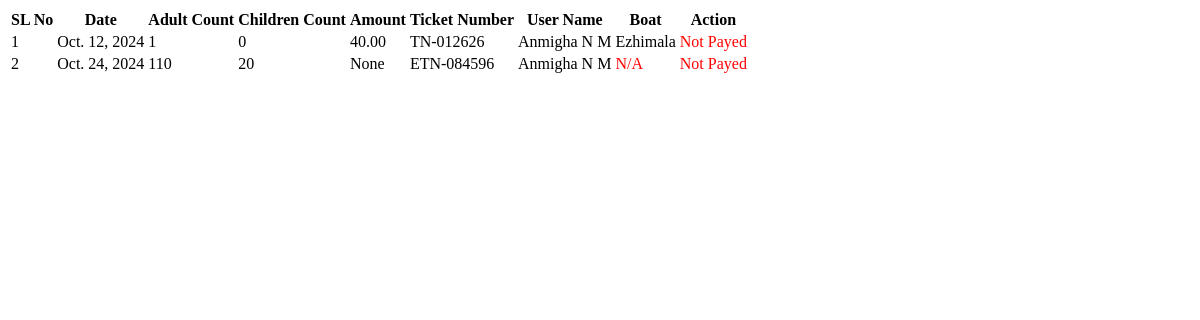
The page /StationMaster/ajaxreport/ on the database as committed earlier.
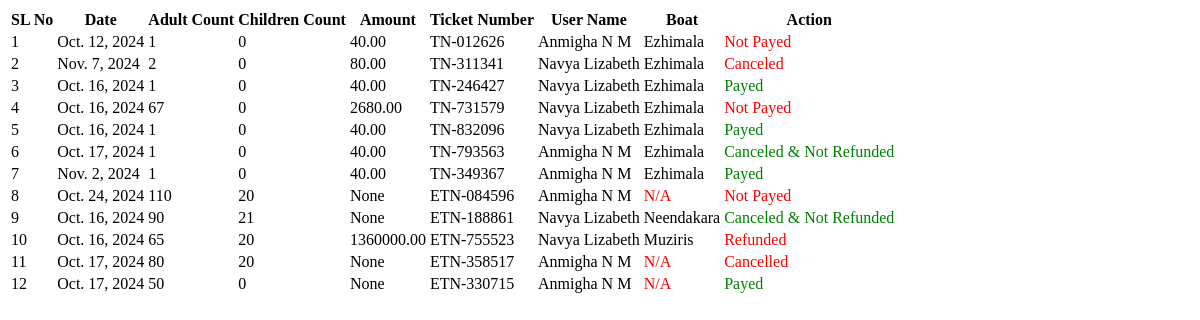
The same page on the database as committed later.
### User/models.py (models this page shows, shortened)
class tbl_ticketbooking(models.Model):
    date = models.DateField()
    ticket_number = models.CharField(max_length=20, unique=True, blank=True, null=True)
    adults_count = models.CharField(max_length=20)
    childrens_count = models.CharField(max_length=20)
    book_amount = models.DecimalField(max_digits=10, decimal_places=2)  # Use DecimalField for monetary values
    service = models.ForeignKey(tbl_services, on_delete=models.CASCADE, default=1)
    user = models.ForeignKey(settings.AUTH_USER_MODEL, on_delete=models.CASCADE)
    payment = models.IntegerField(default=0)  # False for pending, True for completed
    payment_id = models.CharField(max_length=100, blank=True, null=True)  # Store payment ID if available
    refund_amount = models.DecimalField(max_digits=10, decimal_places=2, null=True, blank=True)

class tbl_eventbooking(models.Model):
    event_date = models.DateField()
    event_startpoint = models.ForeignKey(tbl_place, on_delete=models.CASCADE, related_name='event_startpoints')
    event_endpoint = models.ForeignKey(tbl_place, on_delete=models.CASCADE, related_name='event_endpoints')
    event_starttime = models.TimeField(default=time(0, 0))  # Default to 00:00:00
    duration = models.DurationField(null=True, blank=True)  # Store duration as a time period
    event_number = models.CharField(max_length=20, unique=True, blank=True, null=True)
    adult_count = models.CharField(max_length=20)
    children_count = models.CharField(max_length=20)
    boat_deck = models.CharField(max_length=50,default='1')
    event_type = models.ForeignKey(tbl_eventtype, on_delete=models.CASCADE)
    user = models.ForeignKey(settings.AUTH_USER_MODEL, on_delete=models.CASCADE)
    assign = models.ForeignKey(tbl_boat, on_delete=models.CASCADE, null=True)
    status = models.IntegerField(default=0)
    payment_id = models.CharField(max_length=100, blank=True, null=True)  # Store payment ID if available
    refund_amount = models.DecimalField(max_digits=10, decimal_places=2, null=True, blank=True)

### Guest/models.py (models this page shows, shortened)
class CustomDetails(AbstractUser):
    ROLE_CHOICES = [
        ('admin', 'Admin'),
        ('stationmaster', 'Station Master'),
        ('user', 'User'),
    ]
    role = models.CharField(max_length=20, choices=ROLE_CHOICES, default='user')

### StationMaster/models.py (models this page shows)
class tbl_services(models.Model):
    assignboat_boat = models.ForeignKey(tbl_boat, on_delete=models.CASCADE, default=1)  # Assuming 1 is a valid tbl_boat ID
    services_startpoint = models.ForeignKey(tbl_place, on_delete=models.CASCADE, related_name='services_startpoints')
    services_endpoint = models.ForeignKey(tbl_place, on_delete=models.CASCADE, related_name='services_endpoints')
    assignboat_starttime = models.TimeField(default=time(0, 0))  # Default to 00:00:00
    duration = models.DurationField(null=True, blank=True)  # Store duration as a time period
    rate = models.FloatField(default=0.0)
    status = models.IntegerField(default=1)

### WebAdmin/models.py (models this page shows)
class tbl_boat(models.Model):
    STATUS_CHOICES = [
        (1, 'Active'),
        (0, 'Inactive'),
    ]
    boat_name = models.CharField(max_length=20)
    boat_service = models.CharField(max_length=50,default='1')
    boat_deck = models.CharField(max_length=50,default='Single Deck')
    boat_capacity = models.IntegerField()
    boat_entrydate = models.DateField()
    status = models.IntegerField(choices=STATUS_CHOICES, default=1)

### StationMaster/views.py (the view, shortened to what this page needs)
# urls.py: path('ajaxreport/',views.ajaxreport,name="AjaxReport"),
def ajaxreport(request):
    fdate = request.GET.get("fdate", "")
    tdate = request.GET.get("tdate", "")
    status = request.GET.get("status", "")
    ticket_type = request.GET.get("ticketType", "")
    booking = tbl_ticketbooking.objects.none()
    eventbooking = tbl_eventbooking.objects.none()
    combined_list = []
    counter = 1
    if ticket_type == "1":  # Public Transport Boat Services (ticket booking)
        booking = tbl_ticketbooking.objects.all()
        if fdate:
            booking = booking.filter(date__gte=fdate)
        if tdate:
            booking = booking.filter(date__lte=tdate)
        if status:
            booking = booking.filter(payment=status)
    else:  # Show both ticket and event bookings (All)
        booking = tbl_ticketbooking.objects.all()
        eventbooking = tbl_eventbooking.objects.all()
        if fdate:
            booking = booking.filter(date__gte=fdate)
            eventbooking = eventbooking.filter(event_date__gte=fdate)
        if tdate:
            booking = booking.filter(date__lte=tdate)
            eventbooking = eventbooking.filter(event_date__lte=tdate)
        if status:
            booking = booking.filter(payment=status)
            eventbooking = eventbooking.filter(status=status)
    for item in booking:
        combined_list.append({
            'type': 'booking',
            'data': item,
            'counter': counter
        })
        counter += 1
    for item in eventbooking:
        combined_list.append({
            'type': 'eventbooking',
            'data': item,
            'counter': counter
        })
        counter += 1
    return render(request, "StationMaster/AjaxReport.html", {"combined_list": combined_list})

### StationMaster/Templates/StationMaster/AjaxReport.html
<div class="container">
    <div id="result" class="result-table">
        <table class="table">
            <tr>
                <th>SL No</th>
                <th>Date</th>
                <th>Adult Count</th>
                <th>Children Count</th>
                <th>Amount</th>
                <th>Ticket Number</th>
                <th>User Name</th>
                <th>Boat</th>
                <th>Action</th>
            </tr>
            {% for item in combined_list %}
            <tr>
                <td>{{ item.counter }}</td>
                {% if item.type == 'booking' %}
                <td>{{ item.data.date }}</td>
                <td>{{ item.data.adults_count }}</td>
                <td>{{ item.data.childrens_count }}</td>
                <td>{{ item.data.book_amount }}</td>
                <td>{{ item.data.ticket_number }}</td>
                <td>{{ item.data.user.first_name }} {{ item.data.user.last_name }}</td>
                <td>
                    {% if item.data.service %}
                    {{ item.data.service.assignboat_boat.boat_name }}
                    {% else %}
                    <span style="color: red;">N/A</span>
                    {% endif %}
                </td>
                <td>
                    {% if item.data.payment == 0 %}
                    <span style="color: red;">Not Payed</span>
                    {% elif item.data.payment == 1 %}
                    <span style="color: green;">Payed</span>
                    {% elif item.data.payment == 2 %}
                    <span style="color: green;">Canceled & Not Refunded</span>
                    {% elif item.data.payment == 3 %}
                    <span style="color: red;">Canceled</span>
                    {% elif item.data.payment == 4 %}
                    <span style="color: red;">Refunded</span>
                    {% else %}
                    Error
                    {% endif %}
                </td>
                {% elif item.type == 'eventbooking' %}
                <td>{{ item.data.event_date }}</td>
                <td>{{ item.data.adult_count }}</td>
                <td>{{ item.data.children_count }}</td>
                <td>{{ item.data.refund_amount }}</td>
                <td>{{ item.data.event_number }}</td>
                <td>{{ item.data.user.first_name }} {{ item.data.user.last_name }}</td>
                <td>
                    {% if item.data.assign %}
                    {{ item.data.assign.boat_name }}
                    {% else %}
                    <span style="color: red;">N/A</span>
                    {% endif %}
                </td>
                <td>
                    {% if item.data.status == 0 %}
                    <span style="color: red;">Not Payed</span>
                    {% elif item.data.status == 1 %}
                    <span style="color: green;">Payed</span>
                    {% elif item.data.status == 2 %}
                    <span style="color: green;">Canceled & Not Refunded</span>
                    {% elif item.data.status == 3 %}
                    <span style="color: red;">Cancelled</span>
                    {% elif item.data.status == 4 %}
                    <span style="color: red;">Refunded</span>
                    {% else %}
                    Error
                    {% endif %}
                </td>
                {% endif %}
            </tr>
            {% endfor %}
        </table>
    </div>
</div>

Rows that differ between the two databases and show on the page:
added tbl_ticketbooking: counter "2", data "Nov. 7, 2024", data.adults_count "2", data.childrens_count "0", data.book_amount "80.00", data.ticket_number "TN-311341", data.user.first_name "Navya", data.user.last_name "Lizabeth", data.service.assignboat_boat.boat_name "Ezhimala", payment "Canceled"
added tbl_ticketbooking: counter "3", data "Oct. 16, 2024", data.adults_count "1", data.childrens_count "0", data.book_amount "40.00", data.ticket_number "TN-246427", data.user.first_name "Navya", data.user.last_name "Lizabeth", data.service.assignboat_boat.boat_name "Ezhimala", payment "Payed"
added tbl_ticketbooking: counter "4", data "Oct. 16, 2024", data.adults_count "67", data.childrens_count "0", data.book_amount "2680.00", data.ticket_number "TN-731579", data.user.first_name "Navya", data.user.last_name "Lizabeth", data.service.assignboat_boat.boat_name "Ezhimala", payment "Not Payed"
added tbl_ticketbooking: counter "5", data "Oct. 16, 2024", data.adults_count "1", data.childrens_count "0", data.book_amount "40.00", data.ticket_number "TN-832096", data.user.first_name "Navya", data.user.last_name "Lizabeth", data.service.assignboat_boat.boat_name "Ezhimala", payment "Payed"
added tbl_ticketbooking: counter "6", data "Oct. 17, 2024", data.adults_count "1", data.childrens_count "0", data.book_amount "40.00", data.ticket_number "TN-793563", data.user.first_name "Anmigha", data.user.last_name "N M", data.service.assignboat_boat.boat_name "Ezhimala", payment "Canceled & Not Refunded"
added tbl_ticketbooking: counter "7", data "Nov. 2, 2024", data.adults_count "1", data.childrens_count "0", data.book_amount "40.00", data.ticket_number "TN-349367", data.user.first_name "Anmigha", data.user.last_name "N M", data.service.assignboat_boat.boat_name "Ezhimala", payment "Payed"
computed for tbl_eventbooking "Oct. 24, 2024": counter "2" → "8"
added tbl_eventbooking: counter "9", data.event_date "Oct. 16, 2024", data.adult_count "90", data.children_count "21", data.refund_amount "None", data.event_number "ETN-188861", data.user.first_name "Navya", data.user.last_name "Lizabeth", data.assign.boat_name "Neendakara", status "Canceled & Not Refunded"
added tbl_eventbooking: counter "10", data.event_date "Oct. 16, 2024", data.adult_count "65", data.children_count "20", data.refund_amount "1360000.00", data.event_number "ETN-755523", data.user.first_name "Navya", data.user.last_name "Lizabeth", data.assign.boat_name "Muziris", status "Refunded"
added tbl_eventbooking: counter "11", data.event_date "Oct. 17, 2024", data.adult_count "80", data.children_count "20", data.refund_amount "None", data.event_number "ETN-358517", data.user.first_name "Anmigha", data.user.last_name "N M", shows "N/A", status "Cancelled"
added tbl_eventbooking: counter "12", data.event_date "Oct. 17, 2024", data.adult_count "50", data.children_count "0", data.refund_amount "None", data.event_number "ETN-330715", data.user.first_name "Anmigha", data.user.last_name "N M", shows "N/A", status "Payed"
